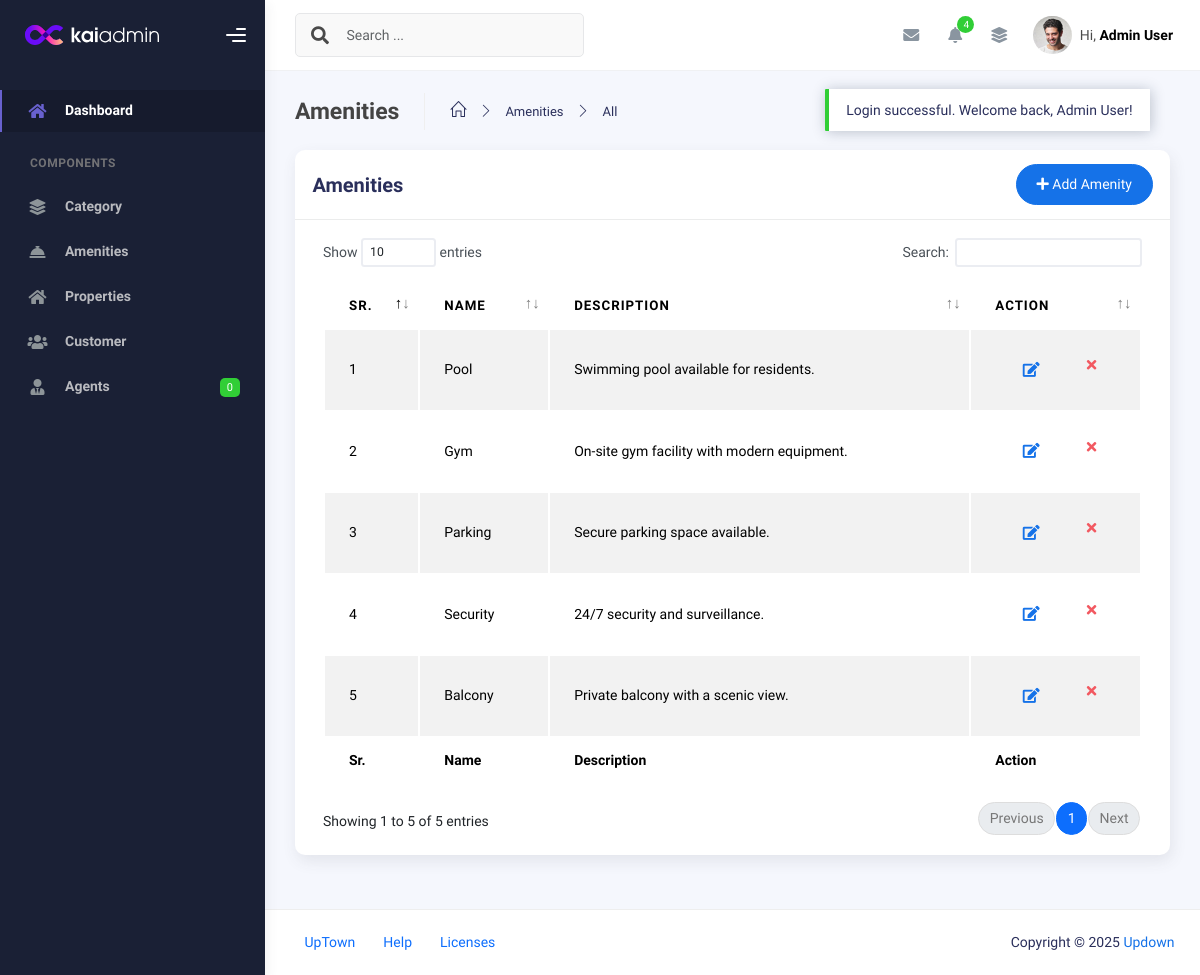
Page /dashboard/all-amenities.php (signed in) on the committed database.
### tables this page shows
CREATE TABLE amenities (
    id INT AUTO_INCREMENT PRIMARY KEY,
    name VARCHAR(100) NOT NULL,
    description TEXT,
    created_at TIMESTAMP DEFAULT CURRENT_TIMESTAMP
);

### dashboard/backend/add-amenities.php (called while the page is built, shortened)
<?php
$stmt = $conn->query("SELECT * FROM amenities ORDER BY created_at DESC");
$amenities = $stmt->fetchAll(PDO::FETCH_ASSOC);

### dashboard/all-amenities.php (the view, shortened to what this page needs)
<?php
require_once "components/header.php";
require_once "backend/add-amenities.php"; ?>
<div class="col-md-12">
    <div class="card">
        <div class="card-header">
            <div class="d-flex align-items-center">
                <h4 class="card-title"> Amenities</h4>
                <button class="btn btn-primary btn-round ms-auto" data-bs-toggle="modal"
                    data-bs-target="#addRowModal">
                    <i class="fa fa-plus"></i>
                    Add Amenity
                </button>
            </div>
        </div>
        <div class="card-body">
            <div class="table-responsive">
                <table id="amenitiesTable" class="display table table-striped table-hover">
                    <thead>
                        <tr>
                            <th>Sr.</th>
                            <th>Name</th>
                            <th>Description</th>
                            <th style="width: 10%">Action</th>
                        </tr>
                    </thead>
                    <tfoot>
                        <tr>
                            <th>Sr.</th>
                            <th>Name</th>
                            <th>Description</th>
                            <th style="width: 10%">Action</th>
                        </tr>
                    </tfoot>
                    <tbody>
                        <?php foreach ($amenities as $ame): ?>
                            <tr>
                                <td><?php echo htmlspecialchars($ame['id']); ?></td>
                                <td><?php echo htmlspecialchars($ame['name']); ?></td>
                                <td><?php echo htmlspecialchars($ame['description']); ?></td>
                                <td>
                                    <div class="form-button-action">
                                        <a href="update-amenities.php?id=<?php echo htmlspecialchars($ame['id']); ?>" class="btn btn-link btn-primary btn-lg ">
                                            <i class="fa fa-edit"></i>
                                        </a>
                                        <a href="delete-amenities.php?id=<?php echo htmlspecialchars($ame['id']); ?>" class="btn btn-link btn-danger">
                                            <i class="fa fa-times"></i>
                                        </a>
                                    </div>
                                </td>
                            </tr>
                        <?php endforeach; ?>
                    </tbody>
                </table>
            </div>
        </div>
    </div>
</div>
<?php require_once "components/footer.php"; ?>

### rows in the picture
amenities: id "1", name "Pool", description "Swimming pool available for residents."
amenities: id "2", name "Gym", description "On-site gym facility with modern equipment."
amenities: id "3", name "Parking", description "Secure parking space available."
amenities: id "4", name "Security", description "24/7 security and surveillance."
amenities: id "5", name "Balcony", description "Private balcony with a scenic view."

### other values in the picture
$count "0"
$_SESSION['name'] "Admin User"
$title "Amenities"
$mainPage "Amenities"
$page "All"
$_SESSION['msg'] "Login successful. Welcome back, Admin User!"
